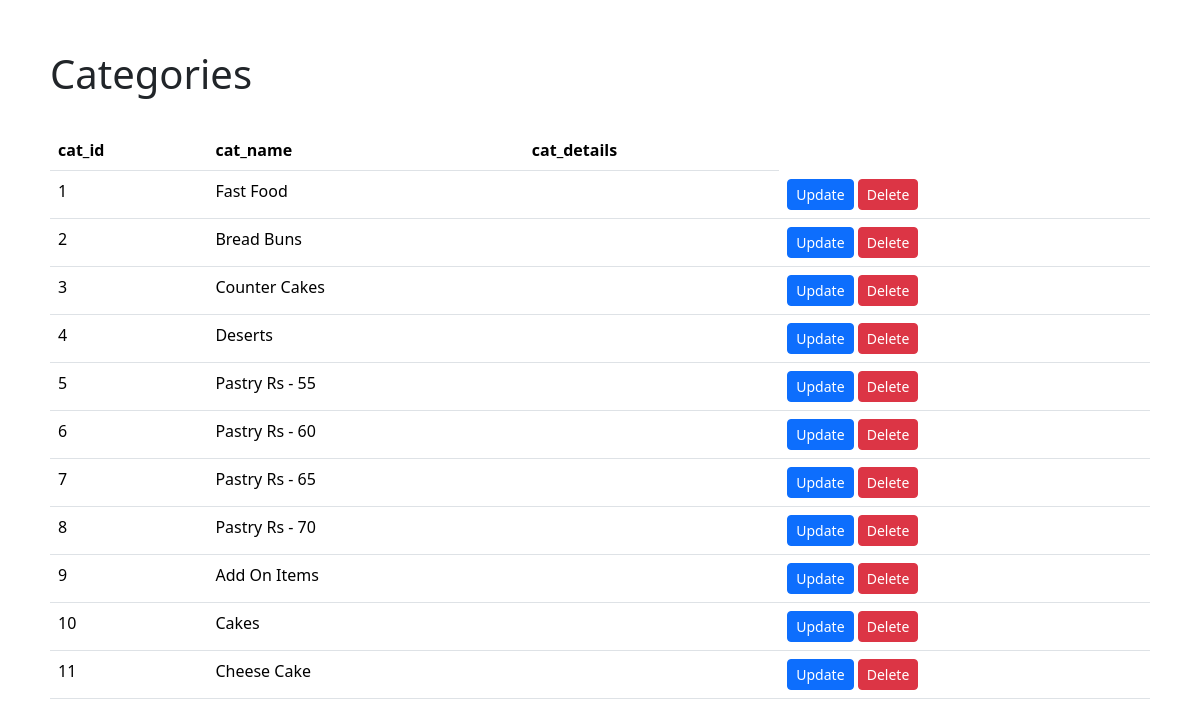
/categories.php, run on the app's committed database.
### tables this page shows
CREATE TABLE `categories` (
  `cat_id` int(11) NOT NULL,
  `cat_name` varchar(25) NOT NULL,
  `cat_details` text DEFAULT NULL
);

### categories.php (the view, shortened to what this page needs)
<!DOCTYPE html>
<html lang="en">
<head>
    <link href="https://cdn.jsdelivr.net/npm/bootstrap@5.3.2/dist/css/bootstrap.min.css" rel="stylesheet">
</head>
<body style="margin: 50px;">
    <h1>Categories</h1>
    <br>
    <table class="table">
        <thead>
            <tr>
                <th>cat_id</th>
                <th>cat_name</th>
                <th>cat_details</th>
            </tr>
        </thead>
        <tbody>
        <?php
$servername = "localhost";
$username = "root";
$password = "";
$database = "supply_management_system";
$connection = new mysqli($servername, $username, $password, $database);
$sql = "SELECT * FROM `categories`";
$result = $connection->query($sql);
while ($row = $result->fetch_assoc()) {
    echo "<tr>
    <td>" . $row["cat_id"] . "</td>
    <td>" . $row["cat_name"] . "</td>
    <td>" . $row["cat_details"] . "</td>
    <td>
        <a class='btn btn-primary btn-sm' href='update.php?id=" . $row["cat_id"] . "'>Update</a>
        <a class='btn btn-danger btn-sm' href='delete.php?id=" . $row["cat_name"] . "'>Delete</a>
    </td>
    </tr>";
}
?>
        </tbody>
    </table>
</body>
</html>

### data on the page
categories: cat_id "1", cat_name "Fast Food"
categories: cat_id "2", cat_name "Bread Buns"
categories: cat_id "3", cat_name "Counter Cakes"
categories: cat_id "4", cat_name "Deserts"
categories: cat_id "5", cat_name "Pastry Rs - 55"
categories: cat_id "6", cat_name "Pastry Rs - 60"
categories: cat_id "7", cat_name "Pastry Rs - 65"
categories: cat_id "8", cat_name "Pastry Rs - 70"
categories: cat_id "9", cat_name "Add On Items"
categories: cat_id "10", cat_name "Cakes"
categories: cat_id "11", cat_name "Cheese Cake"
